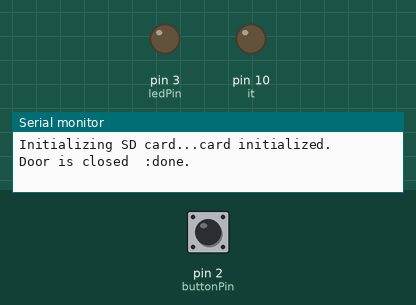
This sketch was run on a simulated Arduino Uno, built with avr-gcc and run on an emulated ATmega328P. Shown: output pins drawn as LEDs (lit = HIGH), the last lines printed to the serial monitor. The test bench sets the inputs (shaded band); at power-on: pin 2 (buttonPin) HIGH. The local clock reads 2024-03-15 10:24:30 at power-on unless the sketch sets it; storage starts empty.

Above: at 1.2 s.
1.3 s: pin 2 (buttonPin) pulled LOW for 0.15 s
At 1.45 s:
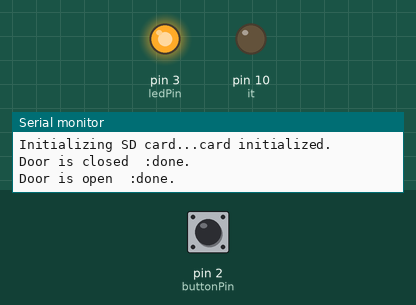
3.0 s: pin 2 (buttonPin) pulled LOW for 3.2 s
At 6.8 s:
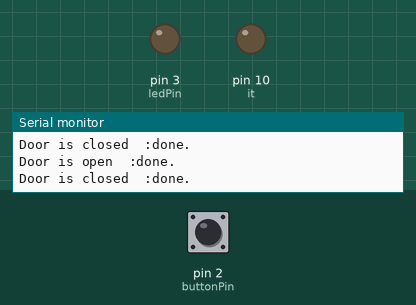
Timing chart, 0 to 8.3 s (numbered marks = the images above; inputs shaded):
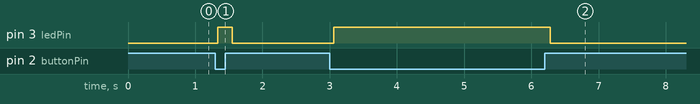

Measured:
- after the input at 1.3 s, pin 3 (ledPin): LOW → HIGH at once, → LOW 0.21 s later
- after the input at 3.0 s, pin 3 (ledPin): LOW → HIGH after 0.06 s, → LOW 3.2 s later

The sketch:

LOGGER_PORTA.ino
```cpp
/*
Event logger for open door.


Components:
- SD card shield
- Real time clock
- Button to detect door state
- 220 ohm & 10k ohm resistors
- led

SD card pins:
** MOSI  - pin 11
** MISO  - pin 12
** SCK   - pin 13
** CS    - pin 4 // for this case

RTC pins:
** SDA  - A4
** SCL  - A5

Button + led pins:
** GND + 220ohm on led - digital pin 3
** 5V on button + 10k ohm to GND + digital pin 2


*/
#include <Wire.h>     // lib for RTC
#include "RTClib.h"   // lib for RTC
#include <SPI.h>      // lib for SD
#include <SD.h>       // lib for SD

// set up variables using the SD utility library functions:
Sd2Card card;
SdVolume volume;
SdFile root;
const int chipSelect = 4;
File data;

// set up for RTC
RTC_DS1307 RTC;

// set up for led + button
const int buttonPin = 2;     // the number of the pushbutton pin
const int ledPin =  3;      // the number of the LED pin
int buttonState = 0;         // variable for reading the pushbutton status
int pbuttonState;

byte ok;  //stop the loop if SD card was not initialized
byte first=1;

void setup() {
  Serial.begin(57600);
  // led + button
  pinMode(ledPin, OUTPUT);
  pinMode(buttonPin, INPUT);

  // SD
   Serial.print("Initializing SD card...");
   pinMode(10, OUTPUT); // it's needed for SD library to work even if the CS is not connected to pin 10
            // see if the card is present and can be initialized:
  if (!SD.begin(chipSelect)) {
    Serial.println("Card failed, or not present");
    // don't do anything more:
    ok=0;

  }else{
  Serial.println("card initialized.");
  ok=1;
 }
  // RTC
  Wire.begin();
  RTC.begin();
  // RTC.adjust(DateTime(__DATE__, __TIME__));  // set to pc time

}

void loop() {
 if(ok==1)
{
  if(first==1)
  {

  buttonState = digitalRead(buttonPin);
  pbuttonState= buttonState;
  call(buttonState);
  first = 0;
  }
  else
  {
    buttonState = digitalRead(buttonPin);
    if(pbuttonState != buttonState)
    {call(buttonState);
    pbuttonState=buttonState;
    }
  }
  delay(100);
}
}

String time()
{
 String dataString = "";
 DateTime now = RTC.now();
 dataString += String(now.year(), DEC);
 dataString += String('/');
 dataString += String(now.month(), DEC);
 dataString += String('/');
 dataString += String(now.day(), DEC);
 dataString += String(' ');
 dataString += String(now.hour(), DEC);
 dataString += String(':');
 dataString += String(now.minute(), DEC);
 dataString += String(':');
 dataString += String(now.second(), DEC);

return dataString;
}

void call(int buttonState)
{
    if (buttonState == LOW) {
    // door is open
    digitalWrite(ledPin, HIGH);
    SDwrite(buttonState);

}
  else {
    // door is closed
    digitalWrite(ledPin, LOW);
    SDwrite(buttonState);
}
}


void SDwrite(int state)
{
String message = "";
if (state==LOW)
{message = "OPEN";}
else
{message = "CLOSED";}
    data = SD.open("log.txt", FILE_WRITE);
    if (data) {
    if(state == LOW)
    {Serial.print("Door is open");}
    else
    {Serial.print("Door is closed");}
    data.print(time());
    data.print("   ");
    data.println(message);
  // close the file:
    data.close();
    Serial.println("  :done.");
  } else {
    // if the file didn't open, print an error:
    Serial.println("error opening log.txt");
  }

}
```
